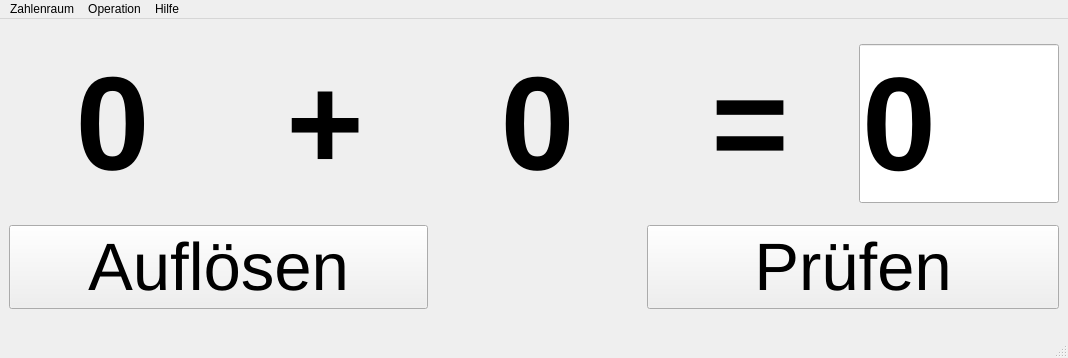
<?xml version="1.0" encoding="UTF-8"?>
<ui version="4.0">
 <class>MainWindow</class>
 <widget class="QMainWindow" name="MainWindow">
  <property name="geometry">
   <rect>
    <x>0</x>
    <y>0</y>
    <width>1068</width>
    <height>358</height>
   </rect>
  </property>
  <property name="windowTitle">
   <string>MainWindow</string>
  </property>
  <widget class="QWidget" name="centralwidget">
   <layout class="QGridLayout" name="gridLayout">
    <item row="0" column="2">
     <widget class="QLabel" name="zahl2">
      <property name="minimumSize">
       <size>
        <width>200</width>
        <height>0</height>
       </size>
      </property>
      <property name="font">
       <font>
        <pointsize>100</pointsize>
        <weight>75</weight>
        <bold>true</bold>
       </font>
      </property>
      <property name="text">
       <string>0</string>
      </property>
      <property name="alignment">
       <set>Qt::AlignCenter</set>
      </property>
     </widget>
    </item>
    <item row="0" column="0">
     <widget class="QLabel" name="zahl1">
      <property name="minimumSize">
       <size>
        <width>200</width>
        <height>0</height>
       </size>
      </property>
      <property name="font">
       <font>
        <pointsize>100</pointsize>
        <weight>75</weight>
        <bold>true</bold>
       </font>
      </property>
      <property name="text">
       <string>0</string>
      </property>
      <property name="alignment">
       <set>Qt::AlignCenter</set>
      </property>
     </widget>
    </item>
    <item row="0" column="1">
     <widget class="QLabel" name="rechenzeichen">
      <property name="minimumSize">
       <size>
        <width>150</width>
        <height>0</height>
       </size>
      </property>
      <property name="font">
       <font>
        <pointsize>100</pointsize>
        <weight>75</weight>
        <bold>true</bold>
       </font>
      </property>
      <property name="text">
       <string>+</string>
      </property>
      <property name="alignment">
       <set>Qt::AlignCenter</set>
      </property>
     </widget>
    </item>
    <item row="0" column="3">
     <widget class="QLabel" name="label_gleichzeichen">
      <property name="minimumSize">
       <size>
        <width>150</width>
        <height>0</height>
       </size>
      </property>
      <property name="font">
       <font>
        <pointsize>100</pointsize>
        <weight>75</weight>
        <bold>true</bold>
       </font>
      </property>
      <property name="text">
       <string>=</string>
      </property>
      <property name="alignment">
       <set>Qt::AlignCenter</set>
      </property>
     </widget>
    </item>
    <item row="0" column="4">
     <widget class="QLineEdit" name="eingabe">
      <property name="maximumSize">
       <size>
        <width>200</width>
        <height>16777215</height>
       </size>
      </property>
      <property name="font">
       <font>
        <pointsize>100</pointsize>
        <weight>75</weight>
        <bold>true</bold>
       </font>
      </property>
      <property name="text">
       <string>0</string>
      </property>
      <property name="alignment">
       <set>Qt::AlignLeading|Qt::AlignLeft|Qt::AlignVCenter</set>
      </property>
     </widget>
    </item>
    <item row="1" column="3" colspan="2">
     <widget class="QPushButton" name="pruefen">
      <property name="font">
       <font>
        <pointsize>50</pointsize>
       </font>
      </property>
      <property name="text">
       <string>Prüfen</string>
      </property>
     </widget>
    </item>
    <item row="1" column="0" colspan="2">
     <widget class="QPushButton" name="aufloesen">
      <property name="font">
       <font>
        <pointsize>50</pointsize>
       </font>
      </property>
      <property name="text">
       <string>Auflösen</string>
      </property>
     </widget>
    </item>
   </layout>
  </widget>
  <widget class="QMenuBar" name="menubar">
   <property name="geometry">
    <rect>
     <x>0</x>
     <y>0</y>
     <width>1068</width>
     <height>22</height>
    </rect>
   </property>
   <widget class="QMenu" name="menuZahlenraum">
    <property name="title">
     <string>Zahlenraum</string>
    </property>
    <addaction name="action0_bis_10"/>
    <addaction name="action0_bis_20"/>
    <addaction name="action0_bis_30"/>
    <addaction name="action_m10_bis_p10"/>
    <addaction name="action_m20_bis_p20"/>
    <addaction name="action_m30_bis_p30"/>
    <addaction name="action_m100_bis_p100"/>
   </widget>
   <widget class="QMenu" name="menuOperation">
    <property name="title">
     <string>Operation</string>
    </property>
    <addaction name="actionPlus"/>
    <addaction name="actionMinus"/>
    <addaction name="actionMal"/>
    <addaction name="actionDurch"/>
   </widget>
   <widget class="QMenu" name="menuHilfe">
    <property name="title">
     <string>Hilfe</string>
    </property>
    <addaction name="action_ueber"/>
    <addaction name="actionAufloesen"/>
   </widget>
   <addaction name="menuZahlenraum"/>
   <addaction name="menuOperation"/>
   <addaction name="menuHilfe"/>
  </widget>
  <widget class="QStatusBar" name="statusbar"/>
  <action name="action0_bis_10">
   <property name="checkable">
    <bool>true</bool>
   </property>
   <property name="checked">
    <bool>true</bool>
   </property>
   <property name="text">
    <string>0 bis 10</string>
   </property>
  </action>
  <action name="action0_bis_20">
   <property name="checkable">
    <bool>true</bool>
   </property>
   <property name="checked">
    <bool>false</bool>
   </property>
   <property name="text">
    <string>0 bis 20</string>
   </property>
  </action>
  <action name="action0_bis_30">
   <property name="checkable">
    <bool>true</bool>
   </property>
   <property name="text">
    <string>0 bis 30</string>
   </property>
  </action>
  <action name="actionPlus">
   <property name="checkable">
    <bool>true</bool>
   </property>
   <property name="checked">
    <bool>true</bool>
   </property>
   <property name="text">
    <string>Plus</string>
   </property>
  </action>
  <action name="actionMinus">
   <property name="checkable">
    <bool>true</bool>
   </property>
   <property name="text">
    <string>Minus</string>
   </property>
  </action>
  <action name="actionDurch">
   <property name="checkable">
    <bool>true</bool>
   </property>
   <property name="text">
    <string>Durch</string>
   </property>
  </action>
  <action name="actionMal">
   <property name="checkable">
    <bool>true</bool>
   </property>
   <property name="text">
    <string>Mal</string>
   </property>
  </action>
  <action name="action_ueber">
   <property name="text">
    <string>Über den Rechentrainer</string>
   </property>
  </action>
  <action name="action_m10_bis_p10">
   <property name="checkable">
    <bool>true</bool>
   </property>
   <property name="text">
    <string>-10 bis +10</string>
   </property>
  </action>
  <action name="action_m20_bis_p20">
   <property name="checkable">
    <bool>true</bool>
   </property>
   <property name="text">
    <string>-20 bis +20</string>
   </property>
  </action>
  <action name="action_m30_bis_p30">
   <property name="checkable">
    <bool>true</bool>
   </property>
   <property name="text">
    <string>-30 bis +30</string>
   </property>
  </action>
  <action name="action_m100_bis_p100">
   <property name="checkable">
    <bool>true</bool>
   </property>
   <property name="text">
    <string>-100 bis +100</string>
   </property>
  </action>
  <action name="actionAufloesen">
   <property name="text">
    <string>Auflösen</string>
   </property>
   <property name="shortcut">
    <string>Ctrl+Return</string>
   </property>
  </action>
 </widget>
 <resources/>
 <connections/>
</ui>
